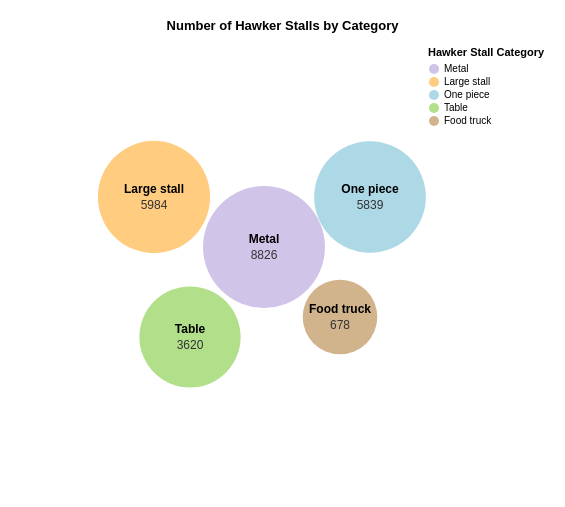

The specification (Vega-Lite) saved for this image:
### Vega specification from a JSON file in a GitHub repository (floating-point values rounded to 4 significant figures)
{"$schema": "https://vega.github.io/schema/vega/v5.json", "width": 390, "height": 440, "padding": 20, "title": {"text": "Number of Hawker Stalls by Category", "anchor": "middle", "dy": -10}, "data": [{"name": "stalls", "values": [{"category": "Metal", "count": 8826, "x": 244, "y": 200}, {"category": "Large stall", "count": 5984, "x": 134, "y": 150}, {"category": "One piece", "count": 5839, "x": 350, "y": 150}, {"category": "Table", "count": 3620, "x": 170, "y": 290}, {"category": "Food truck", "count": 678, "x": 320, "y": 270}]}], "scales": [{"name": "color", "type": "ordinal", "domain": {"data": "stalls", "field": "category"}, "range": ["#d1c4e9", "#ffcc80", "#add8e6", "#b2df8a", "#d2b48c"]}, {"name": "size", "type": "sqrt", "domain": [0, 9000], "range": [2000, 15000]}], "legends": [{"fill": "color", "title": "Hawker Stall Category", "orient": "right"}], "marks": [{"type": "symbol", "from": {"data": "stalls"}, "encode": {"enter": {"x": {"field": "x"}, "y": {"field": "y"}, "size": {"scale": "size", "field": "count"}, "fill": {"scale": "color", "field": "category"}, "stroke": {"value": "white"}, "strokeWidth": {"value": 0}, "tooltip": {"signal": "{'Category': datum.category, 'Number of Stalls': format(datum.count, ',')}"}}}}, {"type": "text", "from": {"data": "stalls"}, "encode": {"enter": {"x": {"field": "x"}, "y": {"field": "y", "offset": -8}, "text": {"field": "category"}, "align": {"value": "center"}, "baseline": {"value": "middle"}, "fill": {"value": "black"}, "fontSize": {"value": 12}, "fontWeight": {"value": "bold"}}}}, {"type": "text", "from": {"data": "stalls"}, "encode": {"enter": {"x": {"field": "x"}, "y": {"field": "y", "offset": 8}, "text": {"field": "count", "format": ","}, "align": {"value": "center"}, "baseline": {"value": "middle"}, "fill": {"value": "#333"}, "fontSize": {"value": 12}}}}]}
